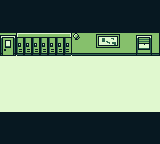

Tiled map render using the project's own tile images. Description and the whole map definition, tile-layer contents included, below:
An orthogonal 20x18 tile map with 8x8 px tiles, 1 tile layer (Tile Layer 1).

<map version="1.10" tiledversion="git" orientation="orthogonal" renderorder="right-down" width="20" height="18" tilewidth="8" tileheight="8" infinite="0" nextlayerid="2" nextobjectid="1">
 <tileset firstgid="1" source="Assets.tsx" />
 <layer id="1" name="Tile Layer 1" width="20" height="18">
  <data encoding="csv">
899,899,899,899,899,899,899,899,899,899,899,899,899,899,899,899,899,899,899,899,
899,899,899,899,899,899,899,899,899,899,899,899,899,899,899,899,899,899,899,899,
899,899,899,899,899,899,899,899,899,899,899,899,899,899,899,899,899,899,899,899,
899,899,899,899,899,899,899,899,899,899,899,899,899,899,899,899,899,899,899,899,
7,8,1,3,3,3,3,3,5,1153,19,19,151,152,153,19,19,13,14,21,
135,136,129,131,131,131,131,131,133,147,147,147,279,280,281,147,147,141,142,149,
263,264,257,259,259,259,259,259,261,275,275,275,275,275,275,275,275,269,270,277,
1283,1283,1283,1283,1283,1283,1283,1283,1283,1283,1283,1283,1283,1283,1283,1283,1283,1283,1283,1283,
1283,1283,1283,1283,1283,1283,1283,1283,1283,1283,1283,1283,1283,1283,1283,1283,1283,1283,1283,1283,
1283,1283,1283,1283,1283,1283,1283,1283,1283,1283,1283,1283,1283,1283,1283,1283,1283,1283,1283,1283,
1283,1283,1283,1283,1283,1283,1283,1283,1283,1283,1283,1283,1283,1283,1283,1283,1283,1283,1283,1283,
1283,1283,1283,1283,1283,1283,1283,1283,1283,1283,1283,1283,1283,1283,1283,1283,1283,1283,1283,1283,
1283,1283,1283,1283,1283,1283,1283,1283,1283,1283,1283,1283,1283,1283,1283,1283,1283,1283,1283,1283,
1283,1283,1283,1283,1283,1283,1283,1283,1283,1283,1283,1283,1283,1283,1283,1283,1283,1283,1283,1283,
899,899,899,899,899,899,899,899,899,899,899,899,899,899,899,899,899,899,899,899,
899,899,899,899,899,899,899,899,899,899,899,899,899,899,899,899,899,899,899,899,
899,899,899,899,899,899,899,899,899,899,899,899,899,899,899,899,899,899,899,899,
899,899,899,899,899,899,899,899,899,899,899,899,899,899,899,899,899,899,899,899
</data>
 </layer>
</map>
